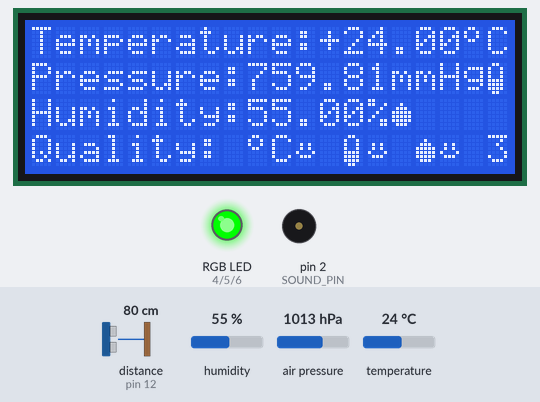
Bench run of a sketch on a simulated Arduino Nano, built with avr-gcc and run on an emulated ATmega328P. On the bench: 20×4 character LCD, an RGB LED mixed from three pins (HIGH = lit), buzzer (waves = sounding). Inputs (shaded band) come from the test bench; at power-on: humidity 55 %, air pressure 1013 hPa, distance to the obstacle (sensor on pin 12) 80 cm, temperature 24 °C. What the sketch prints to the serial monitor is not drawn.

Above: at 9.1 s.
9.2 s: humidity set to 32 %
At 10.2 s:
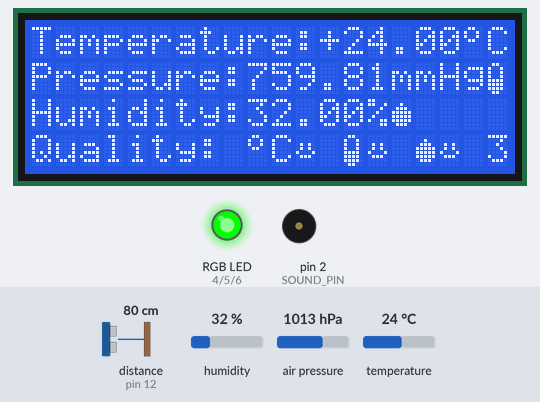
11.0 s: humidity set to 29 %
At 12.2 s:
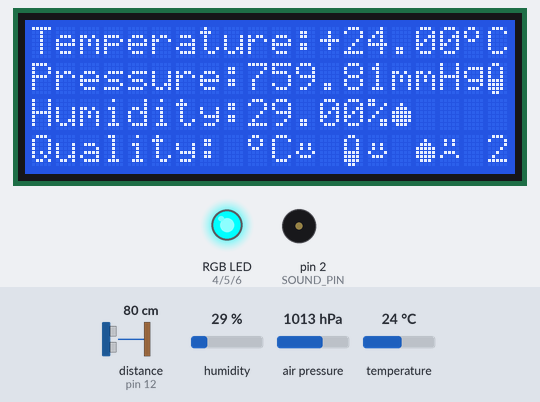
13.1 s: air pressure set to 989 hPa
At 14.9 s:
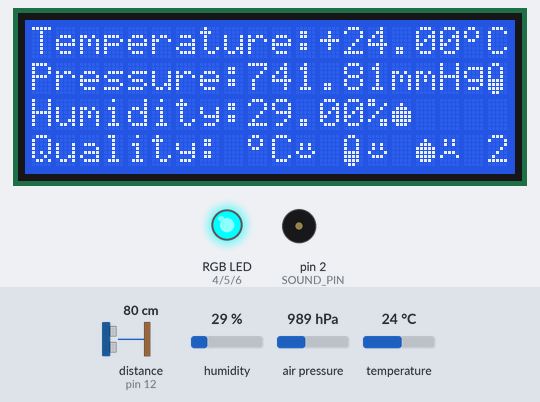
15.2 s: air pressure set to 985 hPa
At 16.3 s:
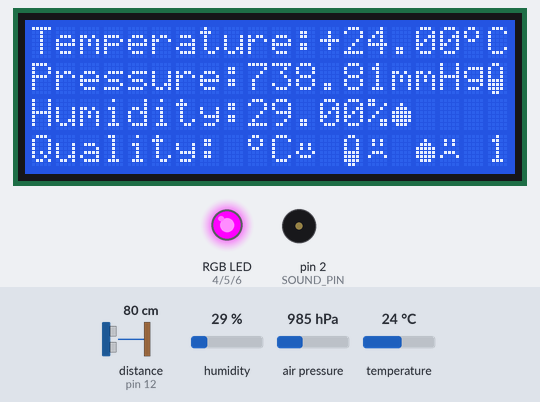
17.4 s: distance to the obstacle (sensor on pin 12) set to 97 cm
19.0 s: distance to the obstacle (sensor on pin 12) set to 103 cm
At 20.3 s:
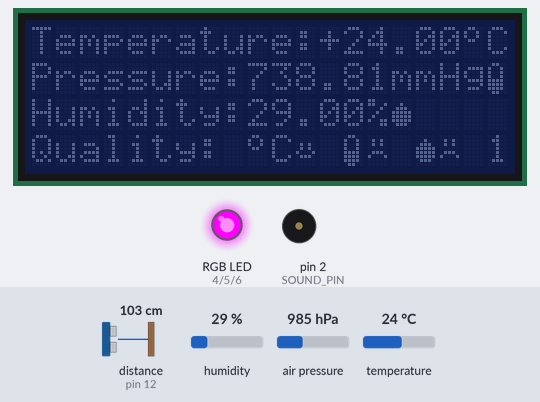
Timing chart, 0 to 21.7 s (numbered marks = the images above; inputs shaded):
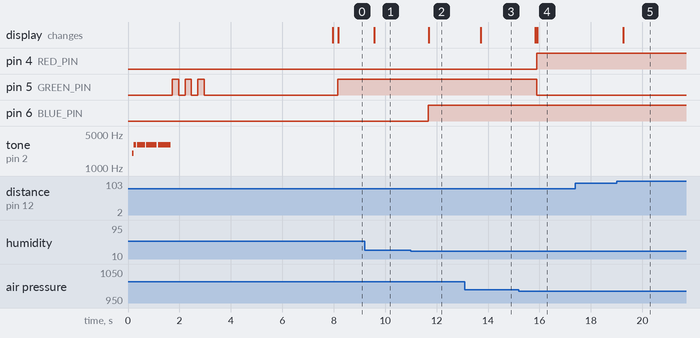

The sketch:

HWMS.ino
```cpp
/*
  ======================================================================
  |HWMS🌤️ - Home Weather Monitoring System by https://github.com/Maxdgf|
  =======================================================================
  |Used components:
  |-1) Arduino Nano
  |-2) LCD2004 I2C
  |-3) AHT10
  |-4) BMP180
  |-6) Buzzer
  |-7) RGB light
  |-8) HC-SR04 ultrasonic module
  |-9) ESP 8266 (ESP 01)
*/

//File -> Preferences and put this link in parameter string 'Additional boards manager URLs': http://arduino.esp8266.com/stable/package_esp8266com_index.json for esp82666 (esp 01) work.

#include <string.h>

#include <Wire.h>
#include <LiquidCrystal_I2C.h>
#include <SFE_BMP180.h>
#include <Adafruit_AHTX0.h>
#include <Ultrasonic.h>

//initializing rgb light and buzzer pins
#define RED_PIN 4
#define GREEN_PIN 5
#define BLUE_PIN 6
#define SOUND_PIN 2

//creating modules objects
LiquidCrystal_I2C lcd(0x27, 20, 4);
Ultrasonic ultrasonic(11, 12);
SFE_BMP180 pressure;
Adafruit_AHTX0 aht;

//initializing lcd symbols
const byte gradusSymbol[8] = { 0b01100, 0b10010, 0b10010, 0b01100, 0b00000, 0b00000, 0b00000, 0b00000 };
const byte pressureSymbol[8] = { 0b01100, 0b10010, 0b10010, 0b10010, 0b11110, 0b11110, 0b11110, 0b01100 };
const byte humSymbol[8] = { 0b00000, 0b00100, 0b01110, 0b11111, 0b11111, 0b11111, 0b01110, 0b00000 };
//const byte qualityElement[8] = { 0b11111, 0b11111, 0b11111, 0b11111, 0b11111, 0b11111, 0b11111, 0b11111 };
//const byte emptyQualityElementSymbol[8] = { 0b11111, 0b10001, 0b10001, 0b10001, 0b10001, 0b10001, 0b10001, 0b11111 };
const byte correctSymbol[8] = { 0b00000, 0b00000, 0b01010, 0b01010, 0b10001, 0b01110, 0b00000, 0b00000 };
const byte incorrectSymbol[8] = { 0b00000, 0b01010, 0b01010, 0b00000, 0b01110, 0b10001, 0b00000, 0b00000 };

String temperatureNormColor;
String humidityNormColor;
String pressureNormColor;
String note;

bool isTemperatureNormal;
bool isHumidityNormal;
bool isPressureNormal;

int temperatureMark;
int humidityMark;
int pressureMark;

int weatherQuality;

int distance;

void setup()
{
  Serial.begin(115200);

  lcd.init();
  lcd.backlight();
  pressure.begin();
  aht.begin();

  //creating lcd symbols
  lcd.createChar(1, gradusSymbol);
  lcd.createChar(2, pressureSymbol);
  lcd.createChar(3, humSymbol);
  //lcd.createChar(4, qualityElement);
  lcd.createChar(5, correctSymbol);
  lcd.createChar(6, incorrectSymbol);
  //lcd.createChar(7, emptyQualityElementSymbol);

  pinMode(RED_PIN, OUTPUT);
  pinMode(GREEN_PIN, OUTPUT);
  pinMode(BLUE_PIN, OUTPUT);
  pinMode(SOUND_PIN, OUTPUT);

  printHelloMessage();
  helloSound();
  helloLight();

  delay(5000);

  lcd.clear();
}

void loop()
{
  //get distance data from ultrasonic module for manage lcd backlight
  distance = ultrasonic.read();
  checkDistanceAndManageDisplayBackight(distance);

  char status;
  double T,P;
  float pressure_parameter;

  sensors_event_t humidity, temp;
  aht.getEvent(&humidity, &temp);

  //calculating pressure
  status = pressure.startTemperature();
  if(status!=0){
    delay(status);
    status = pressure.getTemperature(T);
    if(status!=0){
      status = pressure.startPressure(3);
      if(status!=0){
        delay(status);
        status = pressure.getPressure(P,T);
        if(status!=0){
          lcd.setCursor(0, 1);
          lcd.print("Pressure:");
          lcd.setCursor(9, 1);
          pressure_parameter = P*0.7500637554192,2;
          lcd.print(String(P*0.7500637554192,2) + "mmHg" + char(2));
        }
      }
    }
  }

  //get temperature and humidity data
  float temperature_parameter = temp.temperature;
  float humidity_parameter = humidity.relative_humidity;

  String formatted_temperature_parameter = checkTemperaturePositiveOrNegative(temperature_parameter, false);
  String formatted_temperature_parameter_for_other_devices = checkTemperaturePositiveOrNegative(temperature_parameter, true);

  //printing data on lcd
  lcd.setCursor(0, 0);
  lcd.print("Temperature:");
  lcd.setCursor(12, 0);
  lcd.print(formatted_temperature_parameter);
  lcd.setCursor(19, 0);
  lcd.print("C");

  lcd.setCursor(0, 2);
  lcd.print("Humidity:");
  lcd.setCursor(9, 2);
  lcd.print(String(humidity_parameter) + "%" + char(3));

  lcd.setCursor(9, 3);
  lcd.print(char(1));
  lcd.setCursor(10, 3);
  lcd.print("C");
  lcd.setCursor(11, 3);
  lcd.print(checkNormsOfTemperature(temperature_parameter));
  lcd.setCursor(13, 3);
  lcd.print(char(2));
  lcd.setCursor(14, 3);
  lcd.print(checkNormsfPressure(pressure_parameter));
  lcd.setCursor(16, 3);
  lcd.print(char(3));
  lcd.setCursor(17, 3);
  lcd.print(checkNormsOfHumidity(humidity_parameter));

  weatherQuality = calculateWeatherQuality();

  lcd.setCursor(19, 3);
  lcd.print(String(weatherQuality));

  checkWeatherQualityLevel(weatherQuality);

  //drawWeatherQualityBar(char(4), char(7), weatherQuality); optional function (draw a weather quality bar)
  lcd.setCursor(0, 3);
  lcd.print("Quality:");

  configureAndSendWeatherDataToSerialPort(formatted_temperature_parameter_for_other_devices, humidity_parameter, pressure_parameter, note, weatherQuality, temperatureNormColor, humidityNormColor, pressureNormColor);

  delay(500); //update delay
}

//checking norms of temperature
char checkNormsOfTemperature(float temperature) {
  if (temperature <= 28 && temperature > 15) {
    isTemperatureNormal = true;
    temperatureNormColor = "green";
    return char(5);
  } else if (temperature <= 15) {
    isTemperatureNormal = false;
    temperatureNormColor = "yellow";
    return char(6);
  } else if (temperature > 28) {
    isTemperatureNormal = false;
    temperatureNormColor = "red";
    return char(6);
  }
}

//checking norms of humidity
char checkNormsOfHumidity(float humidity) {
  if (humidity <= 60 && humidity > 30) {
    isHumidityNormal = true;
    humidityNormColor = "green";
    return char(5);
  } else if (humidity <= 30) {
    isHumidityNormal = false;
    humidityNormColor = "yellow";
    return char(6);
  } else if (humidity > 60) {
    isHumidityNormal = false;
    humidityNormColor = "red";
    return char(6);
  }
}

//checking norms of pressure
char checkNormsfPressure(double pressure) {
  if (pressure <= 760 && pressure > 740) {
    isPressureNormal = true;
    pressureNormColor = "green";
    return char(5);
  } else if (pressure <= 740) {
    isPressureNormal = false;
    pressureNormColor = "yellow";
    return char(6);
  } else if (pressure > 760) {
    isPressureNormal = false;
    pressureNormColor = "red";
    return char(6);
  }
}

//calculating weather quality
int calculateWeatherQuality() {
  if (isTemperatureNormal) {
    temperatureMark = 1;
  } else {
    temperatureMark = 0;
  }

  if (isHumidityNormal) {
    humidityMark = 1;
  } else {
    humidityMark = 0;
  }

  if (isPressureNormal) {
    pressureMark = 1;
  } else {
    pressureMark = 0;
  }

  return temperatureMark + humidityMark + pressureMark;
}

//checking weather quality for manage RGB light and configuring "note" data for esp 01
void checkWeatherQualityLevel(int quality) {
  if (quality == 3) {
    note = "All parameters are normal😉!";
    digitalWrite(GREEN_PIN, HIGH);
    digitalWrite(BLUE_PIN, LOW);
    digitalWrite(RED_PIN, LOW);
  } else if (quality == 2) {
    note = "Parameters are becoming less than normal😐!";
    digitalWrite(RED_PIN, LOW);
    digitalWrite(GREEN_PIN, HIGH);
    digitalWrite(BLUE_PIN, HIGH);
  } else if (quality == 1) {
    note = "Parameters are much lower than the normal😧! think about correcting the situation🫣.";
    digitalWrite(GREEN_PIN, LOW);
    digitalWrite(RED_PIN, HIGH);
    digitalWrite(BLUE_PIN, HIGH);
  } else if (quality == 0) {
    note = "Parameters are not comparable with the norms💀!!!";
    digitalWrite(RED_PIN, HIGH);
    digitalWrite(BLUE_PIN, LOW);
    digitalWrite(GREEN_PIN, LOW);
  }
}

//configure data and send data string to serial port for esp 01 wifi module
void configureAndSendWeatherDataToSerialPort(String temperature, float humidity, double pressure, String note, int quality, String tempNormColor, String humNormColor, String pressNormColor) {
  String data = temperature + "," + String(humidity) + "%," + String(pressure) + "mmHg," + note + "," + quality + "," + tempNormColor + "," + humNormColor + "," + pressNormColor;
  Serial.println(data);
}

//optional function (draw a weather quality bar)
/*void drawWeatherQualityBar(char fullSym, char emptySym, int quality) {
  //printing weather quality
  int fullParts; //filled elements count
  int emptyParts; //empty elements count
  int lastIndex; //last filled element index

  //configuring full and empty elemnts count from weather quality
  if (quality == 3) {
    fullParts = 6;
    emptyParts = 0;
  } else if (quality == 2) {
    fullParts = 4;
    emptyParts = 2;
  } else if (quality == 1) {
    fullParts = 2;
    emptyParts = 4;
  } else if (quality == 0) {
    fullParts = 0;
    emptyParts = 6;
  }

  //draw full elements:
  for (int i = 0; i < fullParts; i++) {
    lcd.setCursor(i, 3);
    lcd.print(fullSym);
    lastIndex = i;
  }

  //draw empty elements
  for (int j = 0; j < emptyParts; j++) {
    lastIndex++; //empty elements drawing starts from last full element index
    lcd.setCursor(lastIndex, 3);
    lcd.print(emptySym);
  }
}*/

//making hello sound for welcome screen
void helloSound() {
  //makes a hello sound whith hello message
  tone(SOUND_PIN, 2000, 100);
  delay(50);
  tone(SOUND_PIN, 3000, 100);
  delay(150);
  tone(SOUND_PIN, 3000, 300);
  delay(350);
  tone(SOUND_PIN, 3000, 400);
  delay(450);
  tone(SOUND_PIN, 3000, 500);
  delay(550);
}

//making hello green light blink
void helloLight() {
  digitalWrite(GREEN_PIN, HIGH);
  digitalWrite(BLUE_PIN, LOW);
  digitalWrite(RED_PIN, LOW);
  delay(250);
  digitalWrite(GREEN_PIN, LOW);
  digitalWrite(BLUE_PIN, LOW);
  digitalWrite(RED_PIN, LOW);
  delay(250);
  digitalWrite(GREEN_PIN, HIGH);
  digitalWrite(BLUE_PIN, LOW);
  digitalWrite(RED_PIN, LOW);
  delay(250);
  digitalWrite(GREEN_PIN, LOW);
  digitalWrite(BLUE_PIN, LOW);
  digitalWrite(RED_PIN, LOW);
  delay(250);
  digitalWrite(GREEN_PIN, HIGH);
  digitalWrite(BLUE_PIN, LOW);
  digitalWrite(RED_PIN, LOW);
  delay(250);
  digitalWrite(GREEN_PIN, LOW);
  digitalWrite(BLUE_PIN, LOW);
  digitalWrite(RED_PIN, LOW);
}

//print hello message
void printHelloMessage() {
  //printing hello message on screen.
  lcd.setCursor(0, 0);
  lcd.print("-------|HWMS|-------");
  lcd.setCursor(0, 1);
  lcd.print("House Weather");
  lcd.setCursor(0, 2);
  lcd.print("Monitoring System");
  lcd.setCursor(0, 3);
  lcd.print("--> by Max");
  lcd.setCursor(11, 3);
  lcd.print(char(1));
  lcd.setCursor(12, 3);
  lcd.print("C");
  lcd.setCursor(14, 3);
  lcd.print(char(2));
  lcd.setCursor(16, 3);
  lcd.print(char(3));
  lcd.setCursor(19, 3);
  lcd.print(char(5));
}

//checking distance data from ultrasonic and manage lcd backlight for optimized lcd screen energy use.
void checkDistanceAndManageDisplayBackight(int distance) {
  if (distance <= 100) {
    lcd.backlight();
  } else if (distance > 100) {
    lcd.noBacklight();
  }
}

//checking temperature value on positive or negative
String checkTemperaturePositiveOrNegative(float temperature, bool fomatForOtherDevices) {
  if (temperature > 0) {
    if (!fomatForOtherDevices) {
      return "+" + String(temperature) + char(1) + "C";
    } else {
      return "+" + String(temperature) + "°C";
    }
  } else {
    if (!fomatForOtherDevices) {
      return "-" + String(temperature) + char(1) + "C";
    } else {
      return "-" + String(temperature) + "°C";
    }
  }
}
```

Measured:
- the behaviour switches between 31 and 30 % on humidity (found by bisection; images 1 and 2)
- the behaviour switches between 987 and 986 hPa on air pressure (found by bisection; images 3 and 4)
- the behaviour switches between 100 and 101 cm on distance to the obstacle (sensor on pin 12) (found by bisection; images 4 and 5)
- after the input at 9.2 s, the display: changes after 0.38 s (image 1)
- after the input at 11.0 s, pin 6 (BLUE_PIN): LOW → HIGH after 0.68 s; the display: changes after 0.69 s (image 2)
- after the input at 13.1 s, the display: changes after 0.63 s (image 3)
- after the input at 15.2 s, pin 4 (RED_PIN): LOW → HIGH after 0.70 s; pin 5 (GREEN_PIN): HIGH → LOW after 0.70 s; the display: first changes after 0.64 s (image 4 shows a later state)
- after the input at 17.4 s, every drawn part: stays the same
- after the input at 19.0 s, the display: changes after 0.25 s (image 5)
